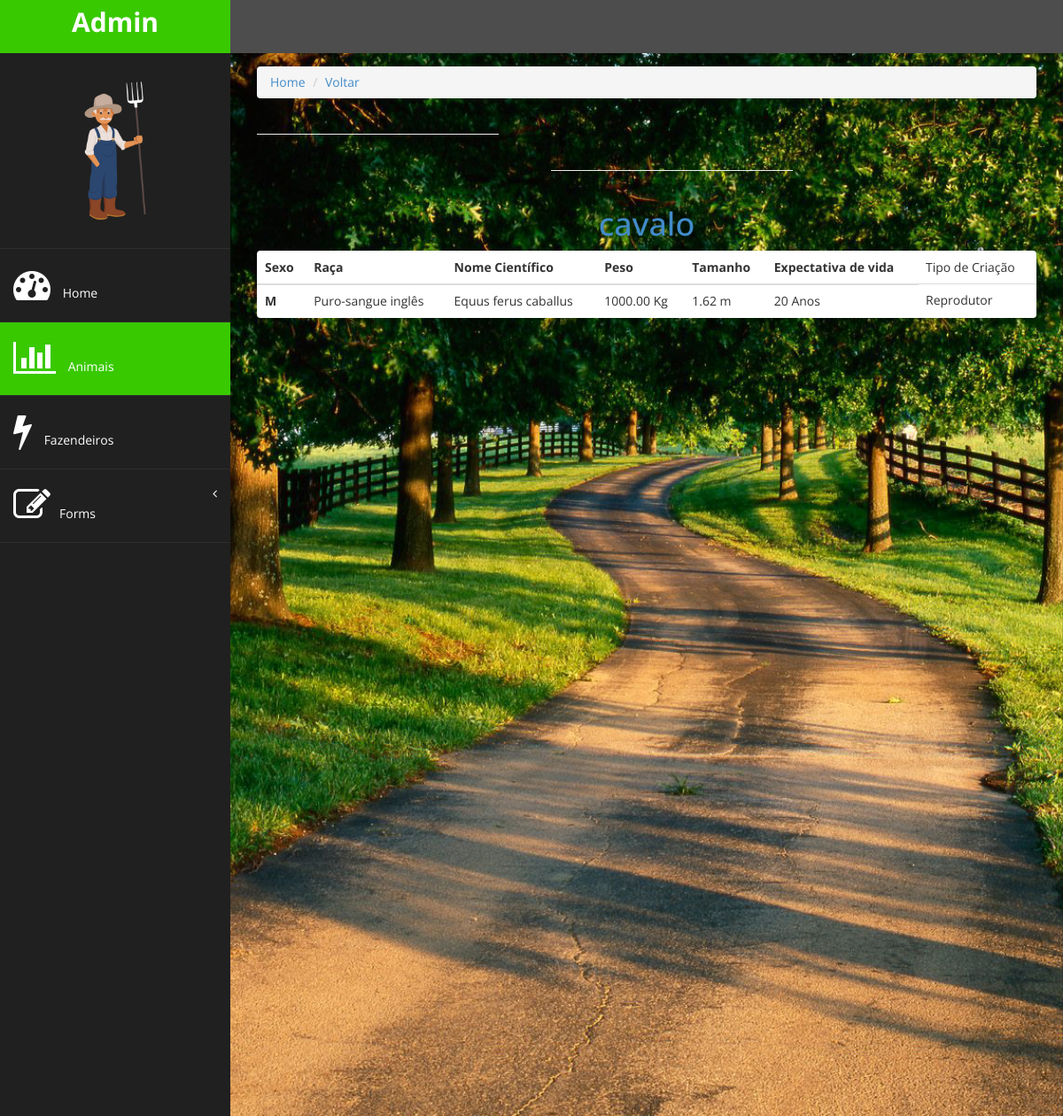
The app's page /gestao/animais/1/, older data.
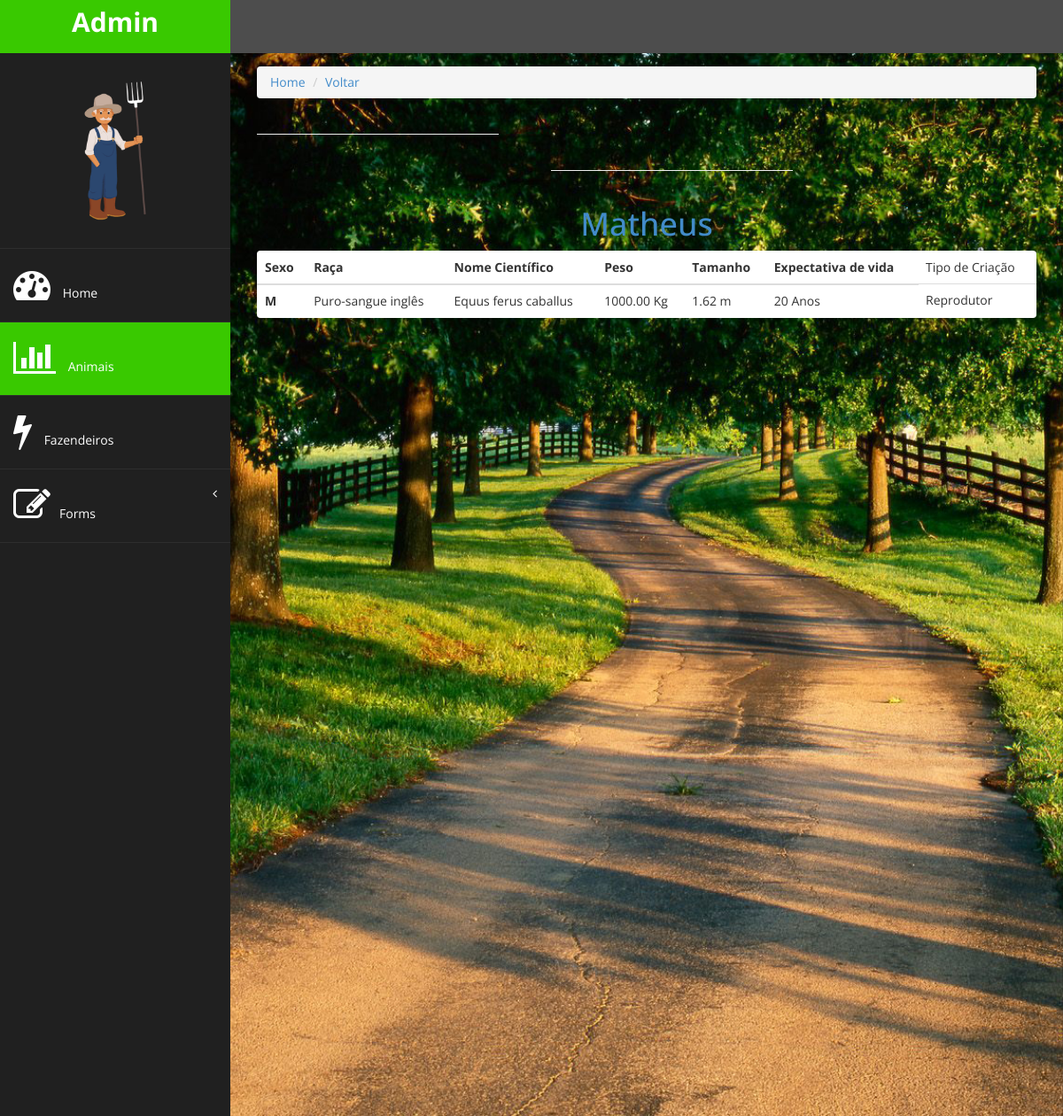
The same page, newer data.
### gestao/models.py (models this page shows)
class Animal(models.Model):
      nome = models.CharField(max_length=20)
      sexo = models.CharField(max_length=1, choices=[('M','Macho'),('F','Fêmea')])
      raca = models.CharField(max_length=20, verbose_name='Raça')
      cientifico = models.CharField(max_length=20, verbose_name='Nome Científico')
      peso = models.DecimalField(max_digits=6, decimal_places=2)
      tamanho = models.DecimalField(max_digits=5,decimal_places=2)
      expectativa = models.IntegerField(verbose_name='Expectativa de Vida')
      tipo_criacao = models.CharField(max_length=10, choices=[('Abate','Abate'),('Reprodutor','Reprodutor')])

### gestao/views.py (the view)
# urls.py: path('animais/<int:animal_id>/', views.animal_show),
def animal_show(request, animal_id):
      animal = Animal.objects.get(id=animal_id)
      return render(request, 'animal/show.html', {'animal':animal})

### gestao/templates/animal/show.html
{% extends 'base.html' %}
{% block active-animais %}
active-menu
{% endblock %}
{% block conteudo %}
<div class="row">
      <div class="col-md-12">
            <ol class="breadcrumb">
                  <li><a href="/gestao/">Home</a></li>
                  <li><a href="/gestao/animais">Voltar</a></li>
            </ol>
      </div>
</div>
<div class="row">
      <div class="col-md-4">
            <hr class="featurette-divider">
      </div>
      <div class="col-md-4 espacamento-linha">
            <hr class="featurette-divider">
      </div>
</div>
<div class="row">
      <div class="col-md-12">
            <h1 id="nome-animal"><a target="_blank" href="https://www.google.com/search?ei=DAFEXKayDcLZ5OUP-72D0AE&q={{animal.nome}}+{{animal.raca}}">{{animal.nome}}</a></h1>
            <table class="table panel">
                  <thead>
                        <tr>
                              <th>Sexo</th>
                              <th>Raça</th>
                              <th>Nome Científico</th>
                              <th>Peso</th>
                              <th>Tamanho</th>
                              <th>Expectativa de vida</th>
                              <td>Tipo de Criação</td>
                        </tr>
                  </thead>
                  <tbody>
                        <tr>
                              <th>{{animal.sexo}}</th>
                              <td>{{animal.raca}}</td>
                              <td>{{animal.cientifico}}</td>
                              <td>{{animal.peso}} Kg</td>
                              <td>{{animal.tamanho}} m</td>
                              <td>{{animal.expectativa}} Anos</td>
                              <td>{{animal.tipo_criacao}}</td>
                        </tr>
                  </tbody>
            </table>
      </div>
</div>
{% endblock %}

Row changes from the older to the newer data that the page shows:
changed Animal "Puro-sangue inglês": nome "cavalo" → "Matheus"
